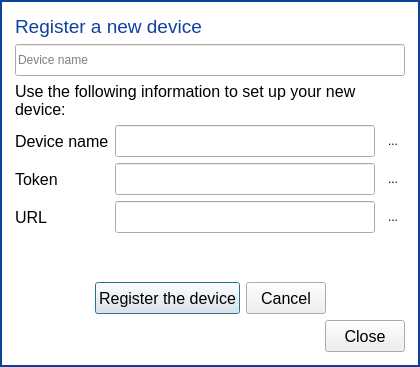
<?xml version="1.0" encoding="UTF-8"?>
<ui version="4.0">
 <class>RegisterDeviceDialog</class>
 <widget class="QDialog" name="RegisterDeviceDialog">
  <property name="windowModality">
   <enum>Qt::ApplicationModal</enum>
  </property>
  <property name="geometry">
   <rect>
    <x>0</x>
    <y>0</y>
    <width>420</width>
    <height>367</height>
   </rect>
  </property>
  <property name="minimumSize">
   <size>
    <width>0</width>
    <height>0</height>
   </size>
  </property>
  <property name="maximumSize">
   <size>
    <width>16777215</width>
    <height>16777215</height>
   </size>
  </property>
  <property name="windowTitle">
   <string>Register new device</string>
  </property>
  <property name="styleSheet">
   <string notr="true">QDialog#RegisterDeviceDialog
{
background-color: rgb(255, 255, 255);
}

</string>
  </property>
  <property name="modal">
   <bool>true</bool>
  </property>
  <layout class="QVBoxLayout" name="verticalLayout_2">
   <property name="leftMargin">
    <number>0</number>
   </property>
   <property name="topMargin">
    <number>0</number>
   </property>
   <property name="rightMargin">
    <number>0</number>
   </property>
   <property name="bottomMargin">
    <number>0</number>
   </property>
   <item>
    <widget class="QWidget" name="widget" native="true">
     <property name="styleSheet">
      <string notr="true">QWidget#widget
{
border: 2px solid rgb(12, 65, 157);
background-color: rgb(255, 255, 255);
}</string>
     </property>
     <layout class="QVBoxLayout" name="verticalLayout_3">
      <property name="leftMargin">
       <number>15</number>
      </property>
      <property name="topMargin">
       <number>15</number>
      </property>
      <property name="rightMargin">
       <number>15</number>
      </property>
      <property name="bottomMargin">
       <number>15</number>
      </property>
      <item>
       <widget class="QLabel" name="label_5">
        <property name="font">
         <font>
          <pointsize>14</pointsize>
         </font>
        </property>
        <property name="styleSheet">
         <string notr="true">color: rgb(12, 65, 157);</string>
        </property>
        <property name="text">
         <string>Register a new device</string>
        </property>
       </widget>
      </item>
      <item>
       <widget class="QLineEdit" name="line_edit_device_name">
        <property name="minimumSize">
         <size>
          <width>0</width>
          <height>32</height>
         </size>
        </property>
        <property name="placeholderText">
         <string>Device name</string>
        </property>
       </widget>
      </item>
      <item>
       <widget class="QWidget" name="widget_registration" native="true">
        <layout class="QVBoxLayout" name="verticalLayout">
         <property name="leftMargin">
          <number>0</number>
         </property>
         <property name="topMargin">
          <number>0</number>
         </property>
         <property name="rightMargin">
          <number>0</number>
         </property>
         <property name="bottomMargin">
          <number>0</number>
         </property>
         <item>
          <widget class="QLabel" name="label_instructions">
           <property name="font">
            <font>
             <pointsize>12</pointsize>
            </font>
           </property>
           <property name="text">
            <string>Use the following information to set up your new device:</string>
           </property>
           <property name="scaledContents">
            <bool>false</bool>
           </property>
           <property name="alignment">
            <set>Qt::AlignLeading|Qt::AlignLeft|Qt::AlignVCenter</set>
           </property>
           <property name="wordWrap">
            <bool>true</bool>
           </property>
           <property name="textInteractionFlags">
            <set>Qt::TextSelectableByKeyboard|Qt::TextSelectableByMouse</set>
           </property>
          </widget>
         </item>
         <item>
          <layout class="QGridLayout" name="gridLayout">
           <item row="2" column="0">
            <widget class="QLabel" name="label_3">
             <property name="font">
              <font>
               <pointsize>12</pointsize>
              </font>
             </property>
             <property name="text">
              <string>URL</string>
             </property>
            </widget>
           </item>
           <item row="2" column="1">
            <widget class="QLineEdit" name="line_edit_url">
             <property name="minimumSize">
              <size>
               <width>0</width>
               <height>32</height>
              </size>
             </property>
             <property name="readOnly">
              <bool>true</bool>
             </property>
            </widget>
           </item>
           <item row="0" column="0">
            <widget class="QLabel" name="label_4">
             <property name="font">
              <font>
               <pointsize>12</pointsize>
              </font>
             </property>
             <property name="text">
              <string>Device name</string>
             </property>
            </widget>
           </item>
           <item row="1" column="0">
            <widget class="QLabel" name="label_2">
             <property name="font">
              <font>
               <pointsize>12</pointsize>
              </font>
             </property>
             <property name="text">
              <string>Token</string>
             </property>
            </widget>
           </item>
           <item row="0" column="1">
            <widget class="QLineEdit" name="line_edit_device">
             <property name="minimumSize">
              <size>
               <width>0</width>
               <height>32</height>
              </size>
             </property>
             <property name="readOnly">
              <bool>true</bool>
             </property>
            </widget>
           </item>
           <item row="1" column="1">
            <widget class="QLineEdit" name="line_edit_token">
             <property name="minimumSize">
              <size>
               <width>0</width>
               <height>32</height>
              </size>
             </property>
             <property name="readOnly">
              <bool>true</bool>
             </property>
            </widget>
           </item>
           <item row="0" column="2">
            <widget class="QToolButton" name="button_copy_device">
             <property name="toolTip">
              <string>Copy to clipboard</string>
             </property>
             <property name="text">
              <string>...</string>
             </property>
             <property name="icon">
              <iconset resource="../rc/resources.qrc">
               <normaloff>:/icons/images/icons/copy_to_clipboard.png</normaloff>:/icons/images/icons/copy_to_clipboard.png</iconset>
             </property>
             <property name="iconSize">
              <size>
               <width>24</width>
               <height>24</height>
              </size>
             </property>
             <property name="autoRaise">
              <bool>true</bool>
             </property>
            </widget>
           </item>
           <item row="1" column="2">
            <widget class="QToolButton" name="button_copy_token">
             <property name="toolTip">
              <string>Copy to clipboard</string>
             </property>
             <property name="text">
              <string>...</string>
             </property>
             <property name="icon">
              <iconset resource="../rc/resources.qrc">
               <normaloff>:/icons/images/icons/copy_to_clipboard.png</normaloff>:/icons/images/icons/copy_to_clipboard.png</iconset>
             </property>
             <property name="iconSize">
              <size>
               <width>24</width>
               <height>24</height>
              </size>
             </property>
             <property name="autoRaise">
              <bool>true</bool>
             </property>
            </widget>
           </item>
           <item row="2" column="2">
            <widget class="QToolButton" name="button_copy_url">
             <property name="toolTip">
              <string>Copy to clipboard</string>
             </property>
             <property name="text">
              <string>...</string>
             </property>
             <property name="icon">
              <iconset resource="../rc/resources.qrc">
               <normaloff>:/icons/images/icons/copy_to_clipboard.png</normaloff>:/icons/images/icons/copy_to_clipboard.png</iconset>
             </property>
             <property name="iconSize">
              <size>
               <width>24</width>
               <height>24</height>
              </size>
             </property>
             <property name="autoRaise">
              <bool>true</bool>
             </property>
            </widget>
           </item>
          </layout>
         </item>
        </layout>
       </widget>
      </item>
      <item>
       <spacer name="verticalSpacer">
        <property name="orientation">
         <enum>Qt::Vertical</enum>
        </property>
        <property name="sizeHint" stdset="0">
         <size>
          <width>20</width>
          <height>27</height>
         </size>
        </property>
       </spacer>
      </item>
      <item>
       <layout class="QHBoxLayout" name="horizontalLayout">
        <item>
         <spacer name="horizontalSpacer">
          <property name="orientation">
           <enum>Qt::Horizontal</enum>
          </property>
          <property name="sizeHint" stdset="0">
           <size>
            <width>40</width>
            <height>20</height>
           </size>
          </property>
         </spacer>
        </item>
        <item>
         <widget class="ShadowedButton" name="button_register">
          <property name="minimumSize">
           <size>
            <width>0</width>
            <height>32</height>
           </size>
          </property>
          <property name="font">
           <font>
            <pointsize>12</pointsize>
           </font>
          </property>
          <property name="text">
           <string>Register the device</string>
          </property>
         </widget>
        </item>
        <item>
         <widget class="ShadowedButton" name="button_cancel">
          <property name="minimumSize">
           <size>
            <width>0</width>
            <height>32</height>
           </size>
          </property>
          <property name="font">
           <font>
            <pointsize>12</pointsize>
           </font>
          </property>
          <property name="text">
           <string>Cancel</string>
          </property>
         </widget>
        </item>
        <item>
         <spacer name="horizontalSpacer_2">
          <property name="orientation">
           <enum>Qt::Horizontal</enum>
          </property>
          <property name="sizeHint" stdset="0">
           <size>
            <width>40</width>
            <height>20</height>
           </size>
          </property>
         </spacer>
        </item>
       </layout>
      </item>
      <item>
       <layout class="QHBoxLayout" name="horizontalLayout_2">
        <item>
         <spacer name="horizontalSpacer_3">
          <property name="orientation">
           <enum>Qt::Horizontal</enum>
          </property>
          <property name="sizeHint" stdset="0">
           <size>
            <width>40</width>
            <height>20</height>
           </size>
          </property>
         </spacer>
        </item>
        <item>
         <widget class="ShadowedButton" name="button_close">
          <property name="minimumSize">
           <size>
            <width>0</width>
            <height>32</height>
           </size>
          </property>
          <property name="font">
           <font>
            <pointsize>12</pointsize>
           </font>
          </property>
          <property name="layoutDirection">
           <enum>Qt::RightToLeft</enum>
          </property>
          <property name="text">
           <string>Close</string>
          </property>
          <property name="iconSize">
           <size>
            <width>24</width>
            <height>24</height>
           </size>
          </property>
         </widget>
        </item>
       </layout>
      </item>
     </layout>
    </widget>
   </item>
  </layout>
 </widget>
 <customwidgets>
  <customwidget>
   <class>ShadowedButton</class>
   <extends>QPushButton</extends>
   <header>parsec.core.gui.custom_widgets</header>
  </customwidget>
 </customwidgets>
 <resources>
  <include location="../rc/resources.qrc"/>
 </resources>
 <connections>
  <connection>
   <sender>button_close</sender>
   <signal>clicked()</signal>
   <receiver>RegisterDeviceDialog</receiver>
   <slot>accept()</slot>
   <hints>
    <hint type="sourcelabel">
     <x>356</x>
     <y>334</y>
    </hint>
    <hint type="destinationlabel">
     <x>209</x>
     <y>183</y>
    </hint>
   </hints>
  </connection>
 </connections>
</ui>
